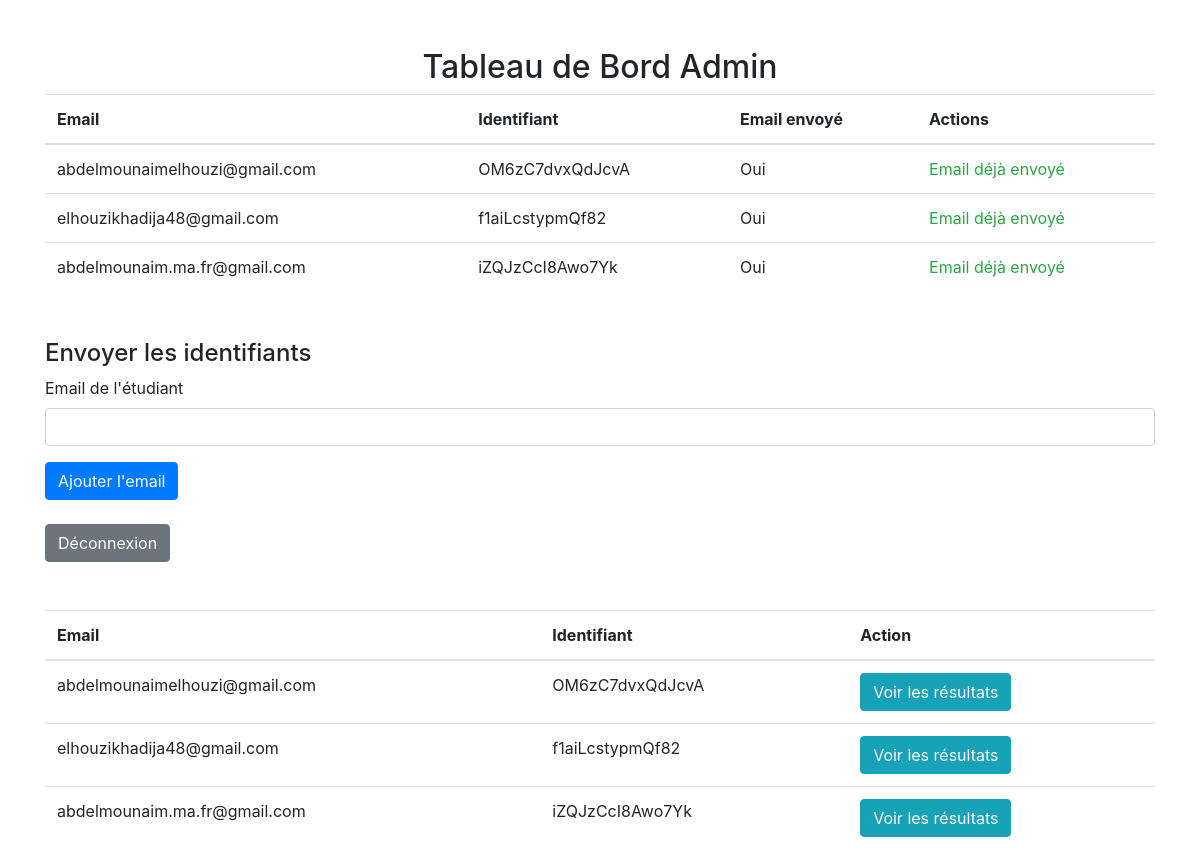
The app's page /admin_dashboard (signed in) with its own data.
### models.py (models this page shows, shortened)
class User(db.Model, UserMixin):  # Ajout de UserMixin pour intégrer les fonctionnalités de Flask-Login
    id = db.Column(db.Integer, primary_key=True)
    username = db.Column(db.String(50), nullable=True)
    email = db.Column(db.String(120), unique=True, nullable=False)
    identifiant = db.Column(db.String(32), unique=True, nullable=True)  # Ajout de l'identifiant unique
    password = db.Column(db.String(128), nullable=True)
    score = db.Column(db.Integer, default=0)
    completed_at = db.Column(db.DateTime, default=None)
    role = db.Column(db.String(20), nullable=False, default='student')
    has_taken_quiz = db.Column(db.Boolean, default=False)
    email_sent = db.Column(db.Boolean, default=False)  # Nouvelle colonne pour savoir si l'email a été envoyé

### app.py (the view, shortened to what this page needs)
@app.route('/admin_dashboard', methods=['GET', 'POST'])
@login_required
def admin_dashboard():
    students = User.query.all()
    students = User.query.filter_by(role='student').all()
    return render_template('admin_dashboard.html', students=students)

### app.py (called while the page is built)
@login_manager.user_loader
def load_user(user_id):
    return User.query.get(int(user_id))

### templates/admin_dashboard.html (shortened to what this page needs)
<!DOCTYPE html>
<html lang="fr">
<head>
    <link rel="stylesheet" href="https://stackpath.bootstrapcdn.com/bootstrap/4.5.2/css/bootstrap.min.css">
</head>
<body>
    <div class="container mt-5">
        <h2 class="text-center">Tableau de Bord Admin</h2>
        <table class="table">
            <thead>
                <tr>
                    <th scope="col">Email</th>
                    <th scope="col">Identifiant</th>
                    <th scope="col">Email envoyé</th>
                    <th scope="col">Actions</th>
                </tr>
            </thead>
            <tbody>
                {% for student in students %}
                    <tr>
                        <td>{{ student.email }}</td>
                        <td>{{ student.identifiant }}</td>
                        <td>{{ "Oui" if student.password else "Non" }}</td>
                        <td>
                            {% if not student.email_sent %}
                            <form action="{{ url_for('send_email', user_id=student.id) }}" method="POST">
                                <button type="submit" class="btn btn-primary">Envoyer Email</button>
                            </form>
                            {% else %}
                                <span class="text-success">Email déjà envoyé</span>
                            {% endif %}
                        </td>
                    </tr>
                {% endfor %}
            </tbody>
        </table>
    </div>
    <div class="container mt-5">
        <h4>Envoyer les identifiants</h4>
        <form action="{{ url_for('add_email') }}" method="POST">
            <div class="form-group">
                <label for="email">Email de l'étudiant</label>
                <input type="email" id="email" name="email" class="form-control" required>
            </div>
            <button type="submit" class="btn btn-primary">Ajouter l'email</button>
        </form>
       <br>
       <a href="{{ url_for('logout') }}" class="btn btn-secondary">Déconnexion</a>
    </div>
    <div class="container mt-5">
        <table class="table">
            <thead>
                <tr>
                    <th>Email</th>
                    <th>Identifiant</th>
                    <th>Action</th>
                </tr>
            </thead>
            <tbody>
                {% for student in students %}
                    <tr>
                        <td>{{ student.email }}</td>
                        <td>{{ student.identifiant }}</td>
                        <td>
                            <a href="{{ url_for('student_results', user_id=student.id) }}" class="btn btn-info">Voir les résultats</a>
                        </td>
                    </tr>
                {% endfor %}
            </tbody>
        </table>
    </div>
</body>
</html>

### records on screen
User: email "abdelmounaimelhouzi@gmail.com", identifiant "OM6zC7dvxQdJcvA", password "Oui", email_sent "Email déjà envoyé"
User: email "elhouzikhadija48@gmail.com", identifiant "f1aiLcstypmQf82", password "Oui", email_sent "Email déjà envoyé"
User: email "abdelmounaim.ma.fr@gmail.com", identifiant "iZQJzCcI8Awo7Yk", password "Oui", email_sent "Email déjà envoyé"
